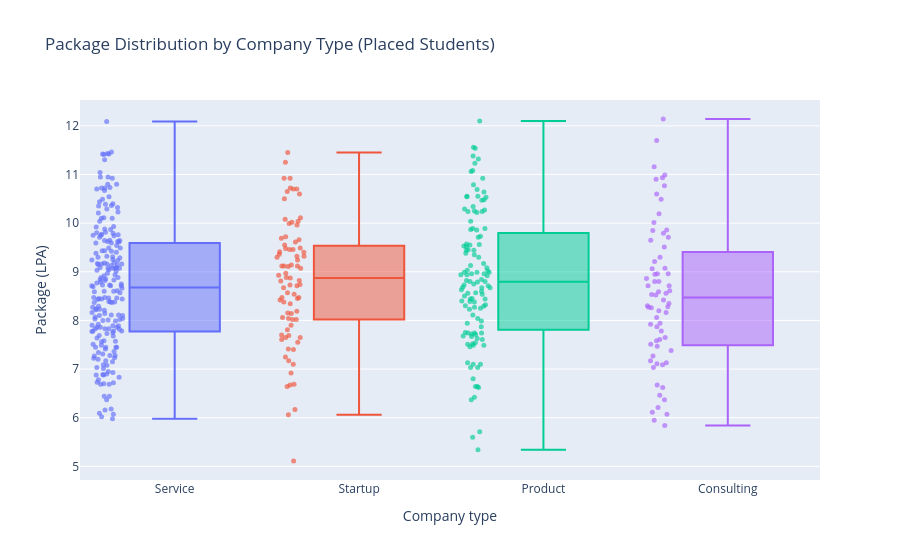

Notebook cell for this chart:
### Code cell
placed_df = df[(df["Placed"] == 1) & (df["Package_LPA"] > 0)].copy()

fig3 = px.box(
    placed_df, x="Company_Type", y="Package_LPA",
    color="Company_Type",
    points="all",
    hover_name="Student_ID",
    hover_data={"Branch": True, "CGPA": True, "Skill_Count": True},
    labels={"Company_Type": "Company type", "Package_LPA": "Package (LPA)"},
    title="Package Distribution by Company Type (Placed Students)"
)
fig3.update_traces(marker=dict(size=5, opacity=0.65), jitter=0.35)
fig3.update_layout(showlegend=False)
fig3.show()

### Figure 1 — Plotly figure (JSON) as saved in the notebook; plotly's stock layout.template omitted (floating-point values rounded to 4 significant figures; data arrays with more than 128 entries replaced by an {"elided": "..."} marker saying what was removed)
{"data": [{"alignmentgroup": "True", "boxpoints": "all", "customdata": {"elided": "210x3 mixed values"}, "hovertemplate": "<b>%{hovertext}</b><br><br>Company type=%{x}<br>Package (LPA)=%{y}<br>Branch=%{customdata[0]}<br>CGPA=%{customdata[1]}<br>Skill_Count=%{customdata[2]}<extra></extra>", "hovertext": {"elided": "210 str values"}, "jitter": 0.35, "legendgroup": "Service", "marker": {"color": "#636efa", "opacity": 0.65, "size": 5}, "name": "Service", "notched": false, "offsetgroup": "Service", "orientation": "v", "showlegend": true, "type": "box", "x": {"elided": "210 str values"}, "x0": " ", "xaxis": "x", "y": {"elided": "210 float values"}, "y0": " ", "yaxis": "y"}, {"alignmentgroup": "True", "boxpoints": "all", "customdata": {"elided": "83x3 mixed values"}, "hovertemplate": "<b>%{hovertext}</b><br><br>Company type=%{x}<br>Package (LPA)=%{y}<br>Branch=%{customdata[0]}<br>CGPA=%{customdata[1]}<br>Skill_Count=%{customdata[2]}<extra></extra>", "hovertext": ["S0004", "S0005", "S0021", "S0022", "S0038", "S0047", "S0059", "S0104", "S0108", "S0112", "S0115", "S0132", "S0134", "S0148", "S0156", "S0162", "S0165", "S0166", "S0181", "S0184", "S0219", "S0231", "S0259", "S0266", "S0284", "S0285", "S0287", "S0295", "S0298", "S0300", "S0302", "S0312", "S0331", "S0338", "S0347", "S0359", "S0362", "S0433", "S0437", "S0443", "S0494", "S0508", "S0515", "S0552", "S0593", "S0618", "S0626", "S0633", "S0645", "S0651", "S0681", "S0684", "S0692", "S0712", "S0723", "S0728", "S0747", "S0750", "S0752", "S0757", "S0772", "S0781", "S0799", "S0818", "S0822", "S0839", "S0868", "S0873", "S0881", "S0889", "S0892", "S0895", "S0898", "S0909", "S0935", "S0965", "S0967", "S0970", "S0982", "S0986", "S0989", "S0992", "S0994"], "jitter": 0.35, "legendgroup": "Startup", "marker": {"color": "#EF553B", "opacity": 0.65, "size": 5}, "name": "Startup", "notched": false, "offsetgroup": "Startup", "orientation": "v", "showlegend": true, "type": "box", "x": ["Startup", "Startup", "Startup", "Startup", "Startup", "Startup", "Startup", "Startup", "Startup", "Startup", "Startup", "Startup", "Startup", "Startup", "Startup", "Startup", "Startup", "Startup", "Startup", "Startup", "Startup", "Startup", "Startup", "Startup", "Startup", "Startup", "Startup", "Startup", "Startup", "Startup", "Startup", "Startup", "Startup", "Startup", "Startup", "Startup", "Startup", "Startup", "Startup", "Startup", "Startup", "Startup", "Startup", "Startup", "Startup", "Startup", "Startup", "Startup", "Startup", "Startup", "Startup", "Startup", "Startup", "Startup", "Startup", "Startup", "Startup", "Startup", "Startup", "Startup", "Startup", "Startup", "Startup", "Startup", "Startup", "Startup", "Startup", "Startup", "Startup", "Startup", "Startup", "Startup", "Startup", "Startup", "Startup", "Startup", "Startup", "Startup", "Startup", "Startup", "Startup", "Startup", "Startup"], "x0": " ", "xaxis": "x", "y": [10.72, 7.69, 6.06, 9.12, 7.55, 8.04, 10.6, 7.61, 9.12, 7.65, 7.25, 8.81, 8.87, 9.32, 10.02, 6.17, 5.11, 10.08, 9.96, 9.32, 7.65, 8.88, 8.54, 8.42, 10.5, 6.92, 7.17, 9.46, 9.99, 9.24, 8.74, 8.67, 10.92, 7.41, 10.65, 9.49, 10.92, 9.66, 6.64, 9.4, 7.4, 10.7, 9.3, 9.55, 6.67, 8.38, 10.11, 8.15, 8.02, 8.47, 8.14, 7.7, 9.46, 9.07, 9.11, 8.82, 9.69, 7.1, 7.9, 9.36, 8.19, 9.14, 8.93, 8.47, 11.45, 8.57, 10.7, 7.81, 9.12, 8.06, 11.25, 8.34, 8.71, 8.45, 8.02, 9.48, 10.04, 8.73, 6.69, 9.61, 8.97, 9.72, 9.41], "y0": " ", "yaxis": "y"}, {"alignmentgroup": "True", "boxpoints": "all", "customdata": {"elided": "120x3 mixed values"}, "hovertemplate": "<b>%{hovertext}</b><br><br>Company type=%{x}<br>Package (LPA)=%{y}<br>Branch=%{customdata[0]}<br>CGPA=%{customdata[1]}<br>Skill_Count=%{customdata[2]}<extra></extra>", "hovertext": ["S0007", "S0026", "S0049", "S0052", "S0053", "S0061", "S0062", "S0067", "S0072", "S0075", "S0079", "S0086", "S0093", "S0106", "S0110", "S0111", "S0113", "S0114", "S0121", "S0133", "S0136", "S0150", "S0152", "S0153", "S0161", "S0178", "S0179", "S0183", "S0216", "S0228", "S0239", "S0245", "S0257", "S0262", "S0270", "S0276", "S0290", "S0294", "S0307", "S0313", "S0320", "S0330", "S0336", "S0348", "S0351", "S0354", "S0367", "S0368", "S0376", "S0380", "S0385", "S0387", "S0390", "S0425", "S0428", "S0436", "S0446", "S0448", "S0452", "S0455", "S0477", "S0492", "S0501", "S0504", "S0507", "S0517", "S0518", "S0530", "S0541", "S0551", "S0554", "S0557", "S0569", "S0582", "S0588", "S0603", "S0606", "S0607", "S0610", "S0615", "S0619", "S0620", "S0624", "S0628", "S0636", "S0637", "S0640", "S0660", "S0665", "S0695", "S0702", "S0719", "S0724", "S0729", "S0744", "S0764", "S0767", "S0769", "S0770", "S0776", "S0780", "S0787", "S0798", "S0807", "S0809", "S0827", "S0838", "S0850", "S0862", "S0876", "S0877", "S0891", "S0919", "S0921", "S0927", "S0939", "S0940", "S0966", "S0984", "S0988"], "jitter": 0.35, "legendgroup": "Product", "marker": {"color": "#00cc96", "opacity": 0.65, "size": 5}, "name": "Product", "notched": false, "offsetgroup": "Product", "orientation": "v", "showlegend": true, "type": "box", "x": ["Product", "Product", "Product", "Product", "Product", "Product", "Product", "Product", "Product", "Product", "Product", "Product", "Product", "Product", "Product", "Product", "Product", "Product", "Product", "Product", "Product", "Product", "Product", "Product", "Product", "Product", "Product", "Product", "Product", "Product", "Product", "Product", "Product", "Product", "Product", "Product", "Product", "Product", "Product", "Product", "Product", "Product", "Product", "Product", "Product", "Product", "Product", "Product", "Product", "Product", "Product", "Product", "Product", "Product", "Product", "Product", "Product", "Product", "Product", "Product", "Product", "Product", "Product", "Product", "Product", "Product", "Product", "Product", "Product", "Product", "Product", "Product", "Product", "Product", "Product", "Product", "Product", "Product", "Product", "Product", "Product", "Product", "Product", "Product", "Product", "Product", "Product", "Product", "Product", "Product", "Product", "Product", "Product", "Product", "Product", "Product", "Product", "Product", "Product", "Product", "Product", "Product", "Product", "Product", "Product", "Product", "Product", "Product", "Product", "Product", "Product", "Product", "Product", "Product", "Product", "Product", "Product", "Product", "Product", "Product"], "x0": " ", "xaxis": "x", "y": [9.52, 10.92, 10.27, 7.03, 11.23, 8.94, 6.37, 11.38, 7.94, 9.89, 9.53, 11.56, 8.27, 8.67, 12.1, 8.11, 9.08, 10.55, 8.44, 8.68, 8.3, 10.47, 8.75, 9.03, 6.42, 8.84, 9.3, 11.32, 8.56, 10.48, 9.87, 10.22, 10.79, 7.74, 9.55, 9.45, 8.96, 11.08, 8.44, 7.99, 8.54, 8.67, 7.67, 8.57, 9.13, 9.35, 9.02, 10.24, 7.87, 8.71, 7.68, 8.63, 7.52, 9.44, 11.06, 7.1, 9.44, 7.13, 7.1, 9.71, 7.63, 8.82, 10.64, 7.49, 8.38, 8.32, 8.96, 8.92, 7.72, 10.04, 8.25, 8.99, 8.5, 8.73, 9.38, 9.86, 10.25, 10.54, 5.34, 11.54, 10.53, 8.39, 7.51, 7.74, 10.55, 6.62, 10.24, 8.45, 7.49, 8.29, 7.03, 10.29, 8.6, 5.6, 9.17, 7.74, 7.61, 9.73, 9.89, 10.69, 6.8, 8.23, 6.64, 6.64, 8.79, 7.46, 8.8, 9.57, 7.54, 9.56, 8.94, 5.71, 8.4, 8.99, 10.34, 8.99, 7.71, 8.04, 7.75, 8.8], "y0": " ", "yaxis": "y"}, {"alignmentgroup": "True", "boxpoints": "all", "customdata": {"elided": "68x3 mixed values"}, "hovertemplate": "<b>%{hovertext}</b><br><br>Company type=%{x}<br>Package (LPA)=%{y}<br>Branch=%{customdata[0]}<br>CGPA=%{customdata[1]}<br>Skill_Count=%{customdata[2]}<extra></extra>", "hovertext": ["S0032", "S0034", "S0058", "S0066", "S0090", "S0119", "S0137", "S0172", "S0173", "S0174", "S0217", "S0227", "S0233", "S0240", "S0242", "S0256", "S0268", "S0281", "S0288", "S0291", "S0356", "S0365", "S0416", "S0450", "S0453", "S0457", "S0462", "S0465", "S0472", "S0479", "S0503", "S0524", "S0527", "S0543", "S0546", "S0553", "S0568", "S0573", "S0600", "S0629", "S0631", "S0641", "S0677", "S0682", "S0689", "S0705", "S0734", "S0735", "S0736", "S0743", "S0796", "S0797", "S0801", "S0806", "S0823", "S0832", "S0864", "S0871", "S0875", "S0884", "S0888", "S0913", "S0922", "S0929", "S0941", "S0973", "S0979", "S0991"], "jitter": 0.35, "legendgroup": "Consulting", "marker": {"color": "#ab63fa", "opacity": 0.65, "size": 5}, "name": "Consulting", "notched": false, "offsetgroup": "Consulting", "orientation": "v", "showlegend": true, "type": "box", "x": ["Consulting", "Consulting", "Consulting", "Consulting", "Consulting", "Consulting", "Consulting", "Consulting", "Consulting", "Consulting", "Consulting", "Consulting", "Consulting", "Consulting", "Consulting", "Consulting", "Consulting", "Consulting", "Consulting", "Consulting", "Consulting", "Consulting", "Consulting", "Consulting", "Consulting", "Consulting", "Consulting", "Consulting", "Consulting", "Consulting", "Consulting", "Consulting", "Consulting", "Consulting", "Consulting", "Consulting", "Consulting", "Consulting", "Consulting", "Consulting", "Consulting", "Consulting", "Consulting", "Consulting", "Consulting", "Consulting", "Consulting", "Consulting", "Consulting", "Consulting", "Consulting", "Consulting", "Consulting", "Consulting", "Consulting", "Consulting", "Consulting", "Consulting", "Consulting", "Consulting", "Consulting", "Consulting", "Consulting", "Consulting", "Consulting", "Consulting", "Consulting", "Consulting"], "x0": " ", "xaxis": "x", "y": [8.26, 6.11, 6.46, 10.49, 6.67, 8.8, 6.07, 7.78, 8.35, 11.16, 9.65, 10.6, 8.52, 8.71, 7.92, 6.37, 10.77, 8.27, 8.2, 7.51, 6.62, 9.71, 7.87, 10.93, 9.07, 5.84, 8.16, 7.58, 9.51, 8.06, 8.71, 10.19, 9.21, 8.86, 7.03, 10.01, 5.95, 8.8, 7.94, 10.9, 7.38, 7.27, 9.79, 9.86, 7.61, 8.96, 11.7, 8.95, 8.56, 8.42, 7.11, 7.47, 8.59, 9.3, 6.21, 8.96, 7.09, 10.99, 9.06, 7.13, 8.28, 8.61, 8.53, 9.85, 7.65, 7.17, 8.3, 12.14], "y0": " ", "yaxis": "y"}], "layout": {"boxmode": "overlay", "legend": {"title": {"text": "Company type"}, "tracegroupgap": 0}, "showlegend": false, "title": {"text": "Package Distribution by Company Type (Placed Students)"}, "xaxis": {"anchor": "y", "categoryarray": ["Service", "Startup", "Product", "Consulting"], "categoryorder": "array", "domain": [0, 1], "title": {"text": "Company type"}}, "yaxis": {"anchor": "x", "domain": [0, 1], "title": {"text": "Package (LPA)"}}}}
